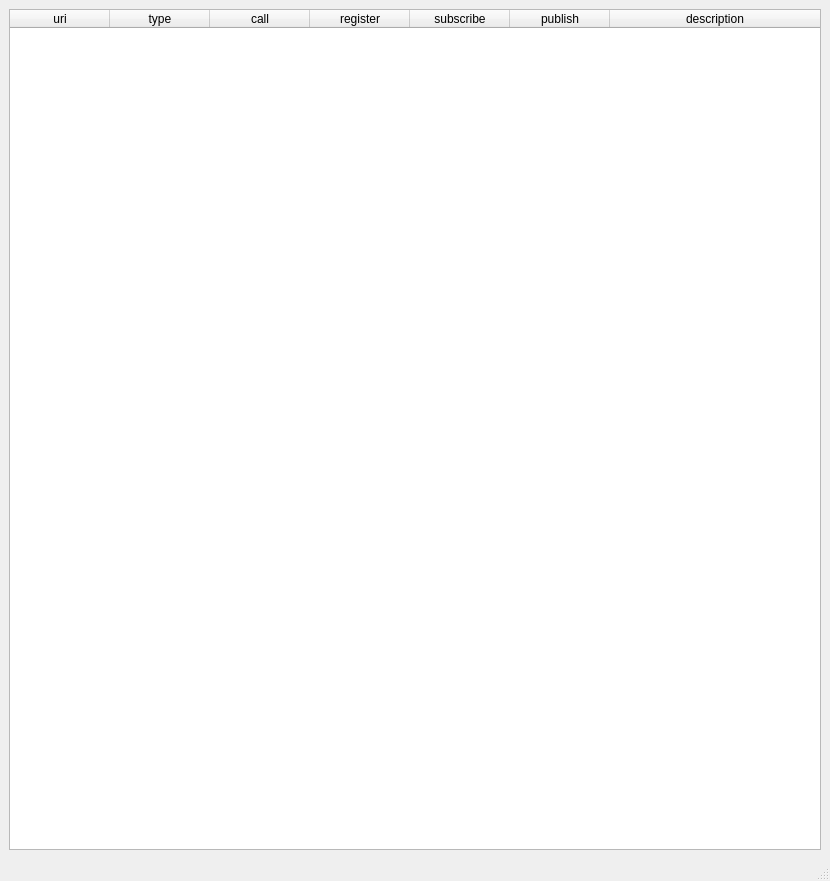
<?xml version="1.0" encoding="UTF-8"?>
<ui version="4.0">
 <class>AccessRulesWindow</class>
 <widget class="QMainWindow" name="AccessRulesWindow">
  <property name="geometry">
   <rect>
    <x>0</x>
    <y>0</y>
    <width>830</width>
    <height>881</height>
   </rect>
  </property>
  <property name="windowTitle">
   <string>Access rules</string>
  </property>
  <property name="windowIcon">
   <iconset resource="assets.qrc">
    <normaloff>:/swift/icon.png</normaloff>:/swift/icon.png</iconset>
  </property>
  <widget class="QWidget" name="centralwidget">
   <layout class="QGridLayout" name="gridLayout">
    <item row="0" column="0">
     <widget class="QTableWidget" name="tableWidget">
      <attribute name="horizontalHeaderStretchLastSection">
       <bool>true</bool>
      </attribute>
      <column>
       <property name="text">
        <string>uri</string>
       </property>
      </column>
      <column>
       <property name="text">
        <string>type</string>
       </property>
      </column>
      <column>
       <property name="text">
        <string>call</string>
       </property>
      </column>
      <column>
       <property name="text">
        <string>register</string>
       </property>
      </column>
      <column>
       <property name="text">
        <string>subscribe</string>
       </property>
      </column>
      <column>
       <property name="text">
        <string>publish</string>
       </property>
      </column>
      <column>
       <property name="text">
        <string>description</string>
       </property>
      </column>
     </widget>
    </item>
   </layout>
  </widget>
  <widget class="QMenuBar" name="menubar">
   <property name="geometry">
    <rect>
     <x>0</x>
     <y>0</y>
     <width>830</width>
     <height>22</height>
    </rect>
   </property>
  </widget>
  <widget class="QStatusBar" name="statusbar"/>
 </widget>
 <resources>
  <include location="assets.qrc"/>
 </resources>
 <connections/>
</ui>
